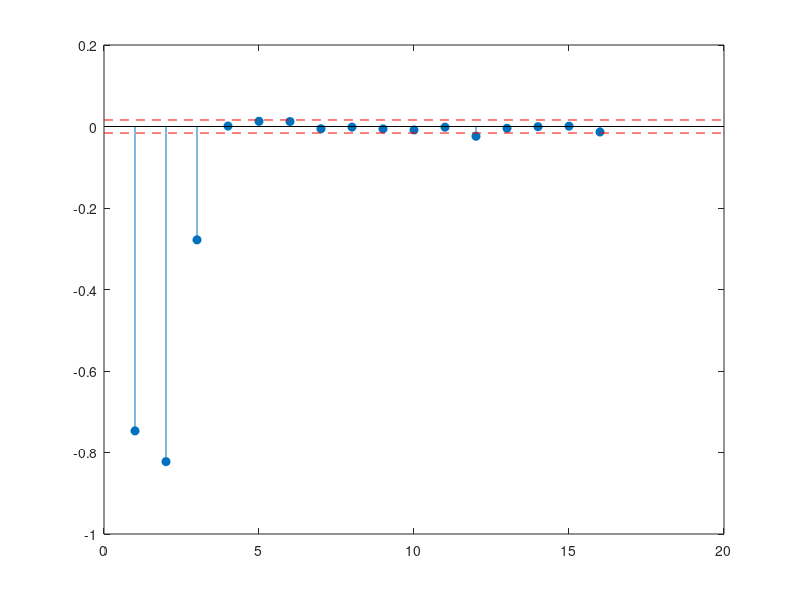

Recreate this plot in MATLAB.
a = [1 0.1 -0.8 -0.27];

v = 0.4;
w = sqrt(v)*randn(15000,1);
x = filter(1,a,w);

[r,lg] = xcorr(x,'biased');
r(lg<0) = [];

% [ar,e] = levinson(r,numel(a)-1)

[~,~,k] = levinson(r,16);
stem(k,'filled')

conf = sqrt(2)*erfinv(0.95)/sqrt(15000);
hold on
[X,Y] = ndgrid(xlim,conf*[-1 1]);
plot(X,Y,'--r')
hold off